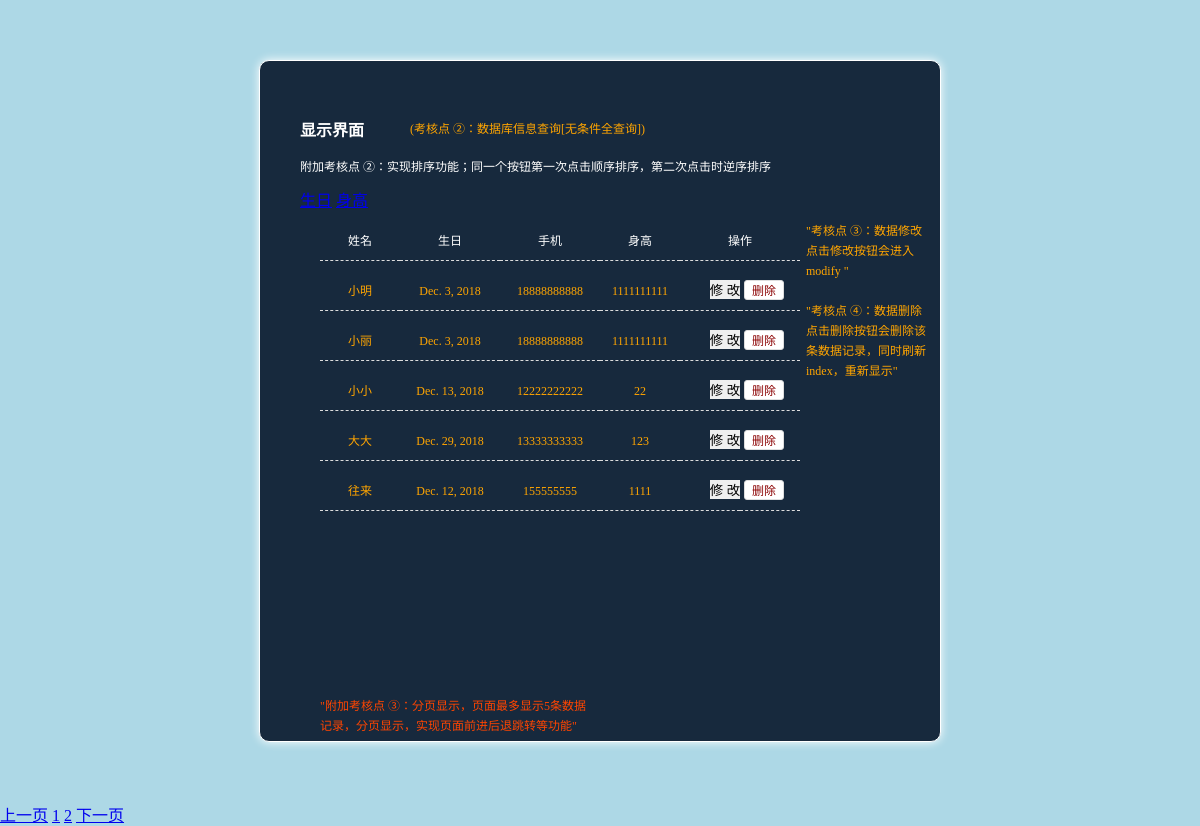
The page / on the database its author committed.
### demo_register/models.py (models this page shows)
class UserProfile(models.Model):
    username = models.CharField(max_length=100)
    password = models.CharField(max_length=100)
    birthday = models.DateField()
    mobile = models.CharField(max_length=11,null=True,blank=True)
    width = models.FloatField()
    height = models.IntegerField()
    image = models.ImageField(upload_to='image/%Y/%m',default='image/default.png',max_length=100)
    class Meta:
        verbose_name = '用户信息'
        verbose_name_plural = verbose_name

### demo_register/views.py (the view)
# urls.py: path('',index,name='index'),
@require_GET
def index(request):
    all_user = UserProfile.objects.all()
    sort = request.GET.get('sort', '')
    if sort:
        if sort == 'birthday':
            all_user = UserProfile.objects.all().order_by('-birthday')
        elif sort == 'height':
            all_user = UserProfile.objects.all().order_by('-height')
    paginator = Paginator(all_user, 5)  # 每页分5
    page = request.GET.get('page')  # 获取浏览器页数请求参数
    page_demo = paginator.get_page(page)  # 获取分页数据对象
    current_page = page_demo.number  # 获取当前页码
    num_pages = paginator.num_pages  # 获取总页数
    around_count = 2  # 当前页前后2页
    left_has_more = False
    right_has_more = False
    if current_page <= around_count + 2:
        left_pages = range(1, current_page)
    else:
        left_has_more = True
        left_pages = range(current_page - around_count, current_page)
    if current_page >= num_pages - around_count - 1:
        right_pages = range(current_page + 1, num_pages + 1)
    else:
        right_has_more = True
        right_pages = range(current_page + 1, current_page + around_count + 1)
    return render(request,'index.html',locals())

### templates/index.html (shortened to what this page needs)
<!DOCTYPE html>
<html lang="en">
<head>
    {% load staticfiles %}
    <link href="{% static 'css/main.css' %}" type="text/css" rel="stylesheet"/>
</head>
<body>
<div id="main">
    <p>显示界面<span>(考核点 ②：数据库信息查询[无条件全查询])</span></p>
    <p>附加考核点 ②：实现排序功能；同一个按钮第一次点击顺序排序，第二次点击时逆序排序</p>
    <a href="{% url 'index' %}?sort=birthday">生日</a>
    <a href="{% url 'index' %}?sort=height">身高</a>
    <div class="showUser">
        <ul class="infoHead">
            <li>姓名</li>
            <li>生日</li>
            <li>手机</li>
            <li>身高</li>
            <li>操作</li>
        </ul>
        {% for demo in page_demo.object_list %}
            <ul class="showTips">
                <li>{{ demo.username }}</li>
                <li>{{ demo.birthday }}</li>
                <li>{{ demo.mobile }}</li>
                <li>{{ demo.height }}</li>
                <li><a href="{% url 'demo_register:modify' %}"><input type="button" id="modifytip" class="modify"
                                                                      name="modifytip" value="修 改"/></a></li>
                <li><input type="button" id='del-btn' class="delete" value="删除" data-id="{{ demo.id }}"/></li>
            </ul>
        {% endfor %}
    </div>
    <span class="tips3">"考核点 ③：数据修改点击修改按钮会进入 modify "</span>
    <span class="tips4">"考核点 ④：数据删除点击删除按钮会删除该条数据记录，同时刷新 index，重新显示"</span>
    <span class="tips5">"附加考核点 ③：分页显示，页面最多显示5条数据记录，分页显示，实现页面前进后退跳转等功能"</span>
</div>
<div>
    <div class="">
        {% if page_demo.has_previous %}
            <a href="{% url 'index' %}?page={{ page_demo.previous_page_number }}">上一页</a>
        {% else %}
            <a href="javascript:void(0);">上一页</a>
        {% endif %}
        <a href="{% url 'index' %}?page={{ current_page }}"
           class="active">{{ current_page }}</a>
        {% for right_page in right_pages %}
            <a href="{% url 'index' %}?page={{ right_page }}">{{ right_page }}</a>
        {% endfor %}
        {% if page_demo.has_next %}
            <a href="{% url 'index' %}?page={{ page_demo.next_page_number }}">下一页</a>
        {% else %}
            <a href="javascript:void(0);">下一页</a>
        {% endif %}
    </div>
</div>
</body>
</html>

### static/css/main.css (style rules this page uses)
body,div,img,a,input,ul,li { margin: 0px;padding: 0px;border: 0px none; }
body { background-color:lightblue; }
#main { width:600px;height:600px;margin: 60px auto;padding: 40px;border: 1px white solid;border-radius: 10px; color: white; background-color: #17293D; box-shadow: 0px 0px 10px white; position: relative; overflow: hidden; }
p { font-size: 12px; }
#main >p:first-child { font-size: 16px; color:white; font-weight: bold; }
#main >p:first-child >span:first-child { font-size: 12px; color: orange; font-weight: normal; position: absolute;top:-16px;left: 150px; transition: 2s; }
.showUser { width:540px;height:450px; position: absolute;top:150px;left: 60px; }
.showUser >ul { width:540px;height:49px; list-style: none; }
.showUser >ul >li { height:49px; float: left; font-size: 12px; text-align: center; line-height: 60px; border-bottom: 1px #ddd dashed; }
.showUser >ul >li:first-child { width:80px; }
.showUser >ul >li:nth-child(2) { width:100px; }
.showUser >ul >li:nth-child(3) { width:100px; }
.showUser >ul >li:nth-child(4) { width:80px; }
.showTips >li:nth-child(5) { width:60px; text-align: right; }
.showTips >li:nth-child(6) { width:60px; text-align: left; }
.infoHead >li:last-child { width:120px; }
.showUser >ul >li >input { width: 40px;height: 20px; margin: 0px 4px; color: darkred; border: 1px #ddd solid; border-radius: 3px; font-size: 12px; line-height: 20px; text-align: center; background-color: white; }
.showTips >li { color: orange; }
.tips3 { width:124px;height:60px;font-size: 12px; line-height: 20px; display: block; color: orange; position: absolute; top:160px;right: -140px; transition: 2s; }
.tips4 { width:124px;height:80px;font-size: 12px; line-height: 20px;display: block; color: orange; position: absolute; top:240px;right: -140px;transition: 2s; }
.tips5 { width:270px;height:40px;font-size: 12px; line-height: 20px;display: block; color: orangered; position: absolute; bottom:-45px;left: 60px;transition: 2s; }

### rows shown on the page
UserProfile: username "小明", birthday "Dec. 3, 2018", mobile "18888888888", height "1111111111"
UserProfile: username "小丽", birthday "Dec. 3, 2018", mobile "18888888888", height "1111111111"
UserProfile: username "小小", birthday "Dec. 13, 2018", mobile "12222222222", height "22"
UserProfile: username "大大", birthday "Dec. 29, 2018", mobile "13333333333", height "123"
UserProfile: username "往来", birthday "Dec. 12, 2018", mobile "155555555", height "1111"

### other values the page prints
{{ current_page }} "1"
{{ right_page }} "2"
